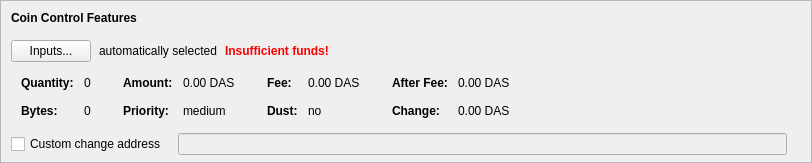
    <widget class="QFrame" name="frameCoinControl">
     <property name="sizePolicy">
      <sizepolicy hsizetype="Expanding" vsizetype="Expanding">
       <horstretch>0</horstretch>
       <verstretch>0</verstretch>
      </sizepolicy>
     </property>
     <property name="maximumSize">
      <size>
       <width>16777215</width>
       <height>16777215</height>
      </size>
     </property>
     <property name="frameShape">
      <enum>QFrame::StyledPanel</enum>
     </property>
     <property name="frameShadow">
      <enum>QFrame::Sunken</enum>
     </property>
     <layout class="QVBoxLayout" name="verticalLayoutCoinControl2">
      <property name="spacing">
       <number>0</number>
      </property>
      <property name="leftMargin">
       <number>0</number>
      </property>
      <property name="topMargin">
       <number>0</number>
      </property>
      <property name="rightMargin">
       <number>0</number>
      </property>
      <property name="bottomMargin">
       <number>6</number>
      </property>
      <item>
       <layout class="QVBoxLayout" name="verticalLayoutCoinControl" stretch="0,0,0,0,1">
        <property name="spacing">
         <number>0</number>
        </property>
        <property name="leftMargin">
         <number>10</number>
        </property>
        <property name="topMargin">
         <number>10</number>
        </property>
        <item>
         <layout class="QHBoxLayout" name="horizontalLayoutCoinControl1">
          <property name="bottomMargin">
           <number>15</number>
          </property>
          <item>
           <widget class="QLabel" name="labelCoinControlFeatures">
            <property name="sizePolicy">
             <sizepolicy hsizetype="Preferred" vsizetype="Maximum">
              <horstretch>0</horstretch>
              <verstretch>0</verstretch>
             </sizepolicy>
            </property>
            <property name="font">
             <font>
              <weight>75</weight>
              <bold>true</bold>
             </font>
            </property>
            <property name="styleSheet">
             <string notr="true">font-weight:bold;</string>
            </property>
            <property name="text">
             <string>Coin Control Features</string>
            </property>
           </widget>
          </item>
         </layout>
        </item>
        <item>
         <layout class="QHBoxLayout" name="horizontalLayoutCoinControl2" stretch="0,0,0,0">
          <property name="spacing">
           <number>8</number>
          </property>
          <property name="bottomMargin">
           <number>10</number>
          </property>
          <item>
           <widget class="QPushButton" name="pushButtonCoinControl">
            <property name="styleSheet">
             <string notr="true"/>
            </property>
            <property name="text">
             <string>Inputs...</string>
            </property>
            <property name="autoDefault">
             <bool>false</bool>
            </property>
           </widget>
          </item>
          <item>
           <widget class="QLabel" name="labelCoinControlAutomaticallySelected">
            <property name="text">
             <string>automatically selected</string>
            </property>
            <property name="margin">
             <number>5</number>
            </property>
           </widget>
          </item>
          <item>
           <widget class="QLabel" name="labelCoinControlInsuffFunds">
            <property name="font">
             <font>
              <weight>75</weight>
              <bold>true</bold>
             </font>
            </property>
            <property name="styleSheet">
             <string notr="true">color:red;font-weight:bold;</string>
            </property>
            <property name="text">
             <string>Insufficient funds!</string>
            </property>
            <property name="margin">
             <number>5</number>
            </property>
           </widget>
          </item>
          <item>
           <spacer name="horizontalSpacerCoinControl">
            <property name="orientation">
             <enum>Qt::Horizontal</enum>
            </property>
            <property name="sizeHint" stdset="0">
             <size>
              <width>40</width>
              <height>1</height>
             </size>
            </property>
           </spacer>
          </item>
         </layout>
        </item>
        <item>
         <widget class="QWidget" name="widgetCoinControl" native="true">
          <property name="sizePolicy">
           <sizepolicy hsizetype="Preferred" vsizetype="Preferred">
            <horstretch>0</horstretch>
            <verstretch>0</verstretch>
           </sizepolicy>
          </property>
          <property name="minimumSize">
           <size>
            <width>0</width>
            <height>0</height>
           </size>
          </property>
          <property name="styleSheet">
           <string notr="true"/>
          </property>
          <layout class="QHBoxLayout" name="horizontalLayoutCoinControl5">
           <property name="leftMargin">
            <number>0</number>
           </property>
           <property name="topMargin">
            <number>0</number>
           </property>
           <property name="rightMargin">
            <number>0</number>
           </property>
           <property name="bottomMargin">
            <number>0</number>
           </property>
           <item>
            <layout class="QHBoxLayout" name="horizontalLayoutCoinControl3" stretch="0,0,0,1">
             <property name="spacing">
              <number>20</number>
             </property>
             <property name="topMargin">
              <number>0</number>
             </property>
             <property name="bottomMargin">
              <number>10</number>
             </property>
             <item>
              <layout class="QFormLayout" name="formLayoutCoinControl1">
               <property name="horizontalSpacing">
                <number>10</number>
               </property>
               <property name="verticalSpacing">
                <number>14</number>
               </property>
               <property name="leftMargin">
                <number>10</number>
               </property>
               <property name="topMargin">
                <number>4</number>
               </property>
               <property name="rightMargin">
                <number>6</number>
               </property>
               <item row="0" column="0">
                <widget class="QLabel" name="labelCoinControlQuantityText">
                 <property name="font">
                  <font>
                   <weight>75</weight>
                   <bold>true</bold>
                  </font>
                 </property>
                 <property name="text">
                  <string>Quantity:</string>
                 </property>
                 <property name="margin">
                  <number>0</number>
                 </property>
                </widget>
               </item>
               <item row="0" column="1">
                <widget class="QLabel" name="labelCoinControlQuantity">
                 <property name="cursor">
                  <cursorShape>IBeamCursor</cursorShape>
                 </property>
                 <property name="contextMenuPolicy">
                  <enum>Qt::ActionsContextMenu</enum>
                 </property>
                 <property name="text">
                  <string notr="true">0</string>
                 </property>
                 <property name="margin">
                  <number>0</number>
                 </property>
                 <property name="textInteractionFlags">
                  <set>Qt::LinksAccessibleByMouse|Qt::TextSelectableByKeyboard|Qt::TextSelectableByMouse</set>
                 </property>
                </widget>
               </item>
               <item row="1" column="0">
                <widget class="QLabel" name="labelCoinControlBytesText">
                 <property name="font">
                  <font>
                   <weight>75</weight>
                   <bold>true</bold>
                  </font>
                 </property>
                 <property name="text">
                  <string>Bytes:</string>
                 </property>
                </widget>
               </item>
               <item row="1" column="1">
                <widget class="QLabel" name="labelCoinControlBytes">
                 <property name="cursor">
                  <cursorShape>IBeamCursor</cursorShape>
                 </property>
                 <property name="contextMenuPolicy">
                  <enum>Qt::ActionsContextMenu</enum>
                 </property>
                 <property name="text">
                  <string notr="true">0</string>
                 </property>
                 <property name="textInteractionFlags">
                  <set>Qt::LinksAccessibleByMouse|Qt::TextSelectableByKeyboard|Qt::TextSelectableByMouse</set>
                 </property>
                </widget>
               </item>
              </layout>
             </item>
             <item>
              <layout class="QFormLayout" name="formLayoutCoinControl2">
               <property name="horizontalSpacing">
                <number>10</number>
               </property>
               <property name="verticalSpacing">
                <number>14</number>
               </property>
               <property name="leftMargin">
                <number>6</number>
               </property>
               <property name="topMargin">
                <number>4</number>
               </property>
               <property name="rightMargin">
                <number>6</number>
               </property>
               <item row="0" column="0">
                <widget class="QLabel" name="labelCoinControlAmountText">
                 <property name="font">
                  <font>
                   <weight>75</weight>
                   <bold>true</bold>
                  </font>
                 </property>
                 <property name="text">
                  <string>Amount:</string>
                 </property>
                 <property name="margin">
                  <number>0</number>
                 </property>
                </widget>
               </item>
               <item row="0" column="1">
                <widget class="QLabel" name="labelCoinControlAmount">
                 <property name="cursor">
                  <cursorShape>IBeamCursor</cursorShape>
                 </property>
                 <property name="contextMenuPolicy">
                  <enum>Qt::ActionsContextMenu</enum>
                 </property>
                 <property name="text">
                  <string notr="true">0.00 DAS</string>
                 </property>
                 <property name="textInteractionFlags">
                  <set>Qt::LinksAccessibleByMouse|Qt::TextSelectableByKeyboard|Qt::TextSelectableByMouse</set>
                 </property>
                </widget>
               </item>
               <item row="1" column="0">
                <widget class="QLabel" name="labelCoinControlPriorityText">
                 <property name="font">
                  <font>
                   <weight>75</weight>
                   <bold>true</bold>
                  </font>
                 </property>
                 <property name="text">
                  <string>Priority:</string>
                 </property>
                </widget>
               </item>
               <item row="1" column="1">
                <widget class="QLabel" name="labelCoinControlPriority">
                 <property name="cursor">
                  <cursorShape>IBeamCursor</cursorShape>
                 </property>
                 <property name="contextMenuPolicy">
                  <enum>Qt::ActionsContextMenu</enum>
                 </property>
                 <property name="text">
                  <string>medium</string>
                 </property>
                 <property name="textInteractionFlags">
                  <set>Qt::LinksAccessibleByMouse|Qt::TextSelectableByKeyboard|Qt::TextSelectableByMouse</set>
                 </property>
                </widget>
               </item>
              </layout>
             </item>
             <item>
              <layout class="QFormLayout" name="formLayoutCoinControl3">
               <property name="horizontalSpacing">
                <number>10</number>
               </property>
               <property name="verticalSpacing">
                <number>14</number>
               </property>
               <property name="leftMargin">
                <number>6</number>
               </property>
               <property name="topMargin">
                <number>4</number>
               </property>
               <property name="rightMargin">
                <number>6</number>
               </property>
               <item row="0" column="0">
                <widget class="QLabel" name="labelCoinControlFeeText">
                 <property name="font">
                  <font>
                   <weight>75</weight>
                   <bold>true</bold>
                  </font>
                 </property>
                 <property name="text">
                  <string>Fee:</string>
                 </property>
                 <property name="margin">
                  <number>0</number>
                 </property>
                </widget>
               </item>
               <item row="0" column="1">
                <widget class="QLabel" name="labelCoinControlFee">
                 <property name="cursor">
                  <cursorShape>IBeamCursor</cursorShape>
                 </property>
                 <property name="contextMenuPolicy">
                  <enum>Qt::ActionsContextMenu</enum>
                 </property>
                 <property name="text">
                  <string notr="true">0.00 DAS</string>
                 </property>
                 <property name="textInteractionFlags">
                  <set>Qt::LinksAccessibleByMouse|Qt::TextSelectableByKeyboard|Qt::TextSelectableByMouse</set>
                 </property>
                </widget>
               </item>
               <item row="1" column="0">
                <widget class="QLabel" name="labelCoinControlLowOutputText">
                 <property name="font">
                  <font>
                   <weight>75</weight>
                   <bold>true</bold>
                  </font>
                 </property>
                 <property name="text">
                  <string>Dust:</string>
                 </property>
                </widget>
               </item>
               <item row="1" column="1">
                <widget class="QLabel" name="labelCoinControlLowOutput">
                 <property name="cursor">
                  <cursorShape>IBeamCursor</cursorShape>
                 </property>
                 <property name="contextMenuPolicy">
                  <enum>Qt::ActionsContextMenu</enum>
                 </property>
                 <property name="text">
                  <string>no</string>
                 </property>
                 <property name="textInteractionFlags">
                  <set>Qt::LinksAccessibleByMouse|Qt::TextSelectableByKeyboard|Qt::TextSelectableByMouse</set>
                 </property>
                </widget>
               </item>
              </layout>
             </item>
             <item>
              <layout class="QFormLayout" name="formLayoutCoinControl4">
               <property name="horizontalSpacing">
                <number>10</number>
               </property>
               <property name="verticalSpacing">
                <number>14</number>
               </property>
               <property name="leftMargin">
                <number>6</number>
               </property>
               <property name="topMargin">
                <number>4</number>
               </property>
               <property name="rightMargin">
                <number>6</number>
               </property>
               <item row="0" column="0">
                <widget class="QLabel" name="labelCoinControlAfterFeeText">
                 <property name="font">
                  <font>
                   <weight>75</weight>
                   <bold>true</bold>
                  </font>
                 </property>
                 <property name="text">
                  <string>After Fee:</string>
                 </property>
                 <property name="margin">
                  <number>0</number>
                 </property>
                </widget>
               </item>
               <item row="0" column="1">
                <widget class="QLabel" name="labelCoinControlAfterFee">
                 <property name="cursor">
                  <cursorShape>IBeamCursor</cursorShape>
                 </property>
                 <property name="contextMenuPolicy">
                  <enum>Qt::ActionsContextMenu</enum>
                 </property>
                 <property name="text">
                  <string notr="true">0.00 DAS</string>
                 </property>
                 <property name="textInteractionFlags">
                  <set>Qt::LinksAccessibleByMouse|Qt::TextSelectableByKeyboard|Qt::TextSelectableByMouse</set>
                 </property>
                </widget>
               </item>
               <item row="1" column="0">
                <widget class="QLabel" name="labelCoinControlChangeText">
                 <property name="font">
                  <font>
                   <weight>75</weight>
                   <bold>true</bold>
                  </font>
                 </property>
                 <property name="text">
                  <string>Change:</string>
                 </property>
                </widget>
               </item>
               <item row="1" column="1">
                <widget class="QLabel" name="labelCoinControlChange">
                 <property name="cursor">
                  <cursorShape>IBeamCursor</cursorShape>
                 </property>
                 <property name="contextMenuPolicy">
                  <enum>Qt::ActionsContextMenu</enum>
                 </property>
                 <property name="text">
                  <string notr="true">0.00 DAS</string>
                 </property>
                 <property name="textInteractionFlags">
                  <set>Qt::LinksAccessibleByMouse|Qt::TextSelectableByKeyboard|Qt::TextSelectableByMouse</set>
                 </property>
                </widget>
               </item>
              </layout>
             </item>
            </layout>
           </item>
          </layout>
         </widget>
        </item>
        <item>
         <layout class="QHBoxLayout" name="horizontalLayoutCoinControl4" stretch="0,0,0">
          <property name="spacing">
           <number>12</number>
          </property>
          <property name="sizeConstraint">
           <enum>QLayout::SetDefaultConstraint</enum>
          </property>
          <property name="topMargin">
           <number>5</number>
          </property>
          <property name="rightMargin">
           <number>5</number>
          </property>
          <item>
           <widget class="QCheckBox" name="checkBoxCoinControlChange">
            <property name="toolTip">
             <string>If this is activated, but the change address is empty or invalid, change will be sent to a newly generated address.</string>
            </property>
            <property name="text">
             <string>Custom change address</string>
            </property>
           </widget>
          </item>
          <item>
           <widget class="QValidatedLineEdit" name="lineEditCoinControlChange">
            <property name="enabled">
             <bool>false</bool>
            </property>
            <property name="sizePolicy">
             <sizepolicy hsizetype="Expanding" vsizetype="Fixed">
              <horstretch>0</horstretch>
              <verstretch>0</verstretch>
             </sizepolicy>
            </property>
           </widget>
          </item>
          <item>
           <widget class="QLabel" name="labelCoinControlChangeLabel">
            <property name="sizePolicy">
             <sizepolicy hsizetype="Preferred" vsizetype="Expanding">
              <horstretch>0</horstretch>
              <verstretch>0</verstretch>
             </sizepolicy>
            </property>
            <property name="minimumSize">
             <size>
              <width>0</width>
              <height>0</height>
             </size>
            </property>
            <property name="text">
             <string/>
            </property>
            <property name="margin">
             <number>3</number>
            </property>
           </widget>
          </item>
         </layout>
        </item>
        <item>
         <spacer name="verticalSpacerCoinControl">
          <property name="orientation">
           <enum>Qt::Vertical</enum>
          </property>
          <property name="sizeHint" stdset="0">
           <size>
            <width>800</width>
            <height>1</height>
           </size>
          </property>
         </spacer>
        </item>
       </layout>
      </item>
     </layout>
    </widget>
